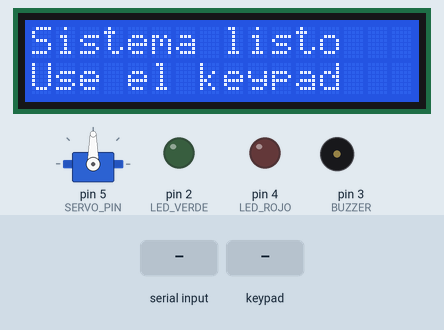
This sketch was run on a simulated Arduino Uno, built with avr-gcc and run on an emulated ATmega328P. On the bench: servo, 16×2 character LCD, output pins drawn as LEDs (lit = HIGH), buzzer (waves = sounding). The test bench sets the inputs (shaded band). What the sketch prints to the serial monitor is not drawn.

Above: at 1.2 s.
1.3 s: "OK:90\n" received over Serial
At 2.8 s:
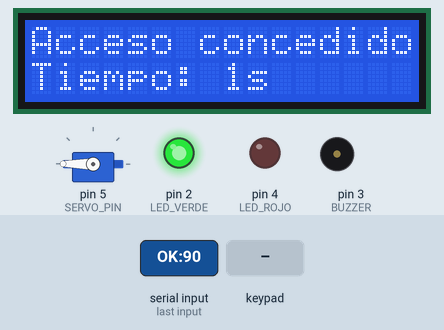
3.1 s: keypad keys 6 7 8 9 # pressed 0.4 s apart
At 5.9 s:
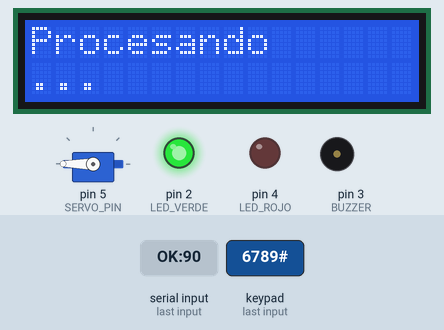
6.6 s: "ERR:\n" received over Serial
At 7.4 s:
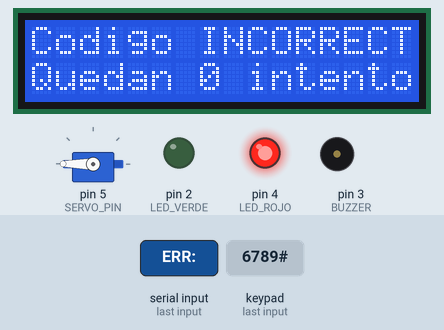
8.5 s: key 'A' pressed
At 9.7 s:
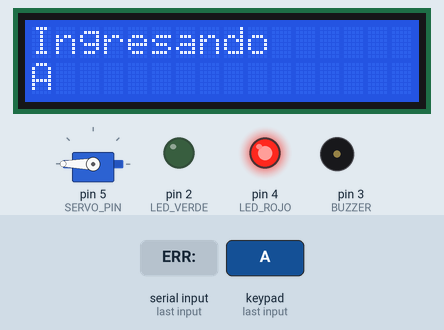
10.0 s: key 'B' pressed
At 11.1 s:
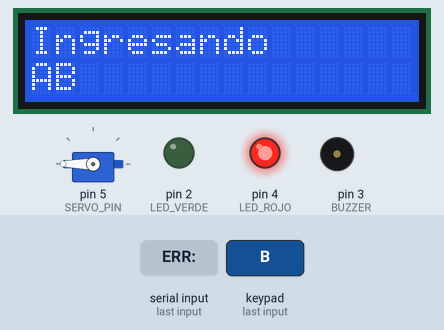
11.5 s: keypad keys 6 7 8 9 * pressed 0.4 s apart
At 14.6 s:
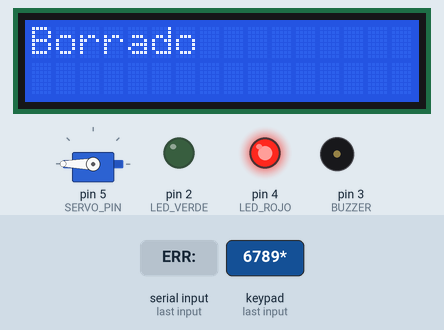
Timing chart, 0 to 16.0 s (numbered marks = the images above; inputs shaded):
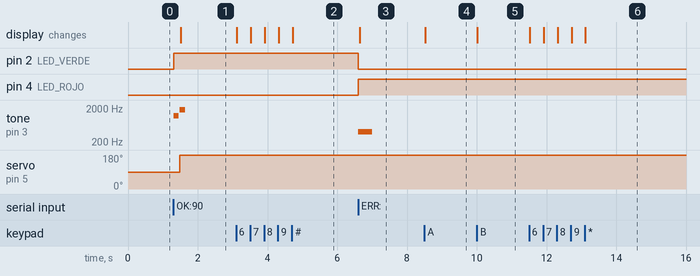

Measured:
- after the input at 1.3 s, pin 2 (LED_VERDE): LOW → HIGH at once; tone on pin 3 (BUZZER): silent → 1200 Hz at once, → silent 0.15 s later, → 1800 Hz 0.03 s later, → silent 0.15 s later; servo on pin 5 (SERVO_PIN): 90° → 180° after 0.19 s; the display: changes after 0.22 s (image 1)
- after the input at 3.1 s, the display: first changes at once (image 2 shows a later state)
- after the input at 6.6 s, pin 2 (LED_VERDE): HIGH → LOW at once; pin 4 (LED_ROJO): LOW → HIGH at once; tone on pin 3 (BUZZER): silent → 400 Hz at once, → silent 0.40 s later; the display: changes at once (image 3)
- after the input at 8.5 s, the display: changes at once (image 4)
- after the input at 10.0 s, the display: changes at once (image 5)
- after the input at 11.5 s, the display: first changes at once (image 6 shows a later state)

The sketch:

Codigo_Arduino.ino
```cpp
#include <Arduino.h>
#include <Wire.h>
#include <LiquidCrystal_I2C.h>
#include <Servo.h>
#include <Keypad.h>

//PINES ----------------
const int LED_VERDE = 2;
const int LED_ROJO  = 4;
const int BUZZER    = 3;
const int SERVO_PIN = 5;

//LCD ----------------
LiquidCrystal_I2C lcd(0x27, 16, 2);

//SERVO ----------------
Servo servo;
const int SERVO_CERRADO = 90;
const int SERVO_ABIERTO = 180;

//KEYPAD ----------------
const byte ROWS = 4;
const byte COLS = 4;
char keys[ROWS][COLS] = {
  {'1','2','3','A'},
  {'4','5','6','B'},
  {'7','8','9','C'},
  {'*','0','#','D'}
};
byte rowPins[ROWS] = {6,7,8,9};
byte colPins[COLS] = {10,11,12,13};
Keypad keypad = Keypad(makeKeymap(keys), rowPins, colPins, ROWS, COLS);

//VARIABLES ----------------
char buffer[10];
byte index = 0;
bool bloqueado = false;

//BUZZER ----------------
void beepSuccess() {
  tone(BUZZER, 1200, 150);
  delay(180);
  tone(BUZZER, 1800, 150);
}

void beepError() {
  tone(BUZZER, 400, 400);
}
void beepLock() {
  tone(BUZZER, 250, 700);
}

//LCD ----------------
void mostrar(const char* l1, const char* l2 = "") {
  lcd.clear();
  lcd.setCursor(0,0); lcd.print(l1);
  lcd.setCursor(0,1); lcd.print(l2);
}

void setup() {
  Serial.begin(9600);

  pinMode(LED_VERDE, OUTPUT);
  pinMode(LED_ROJO, OUTPUT);
  pinMode(BUZZER, OUTPUT);

  servo.attach(SERVO_PIN);
  servo.write(SERVO_CERRADO);

  lcd.init();
  lcd.backlight();

  mostrar("Sistema listo", "Use el keypad");
}

void loop() {

  // COMANDOS DESDE JAVA
  if (Serial.available()) {
    String cmd = Serial.readStringUntil('\n');
    cmd.trim();

    if (cmd.startsWith("OK:")) {
      long tiempoMs = cmd.substring(3).toInt();
      if (tiempoMs <= 0) return;

      digitalWrite(LED_VERDE, HIGH);
      digitalWrite(LED_ROJO, LOW);
      beepSuccess();
      servo.write(SERVO_ABIERTO);

      long tiempoSeg = (tiempoMs + 999) / 1000;
      for (long i = tiempoSeg; i > 0; i--) {
        char linea2[16];
        snprintf(linea2, sizeof(linea2), "Tiempo: %lds", i);
        mostrar("Acceso concedido", linea2);
        delay(1000);
      }
    }

    else if (cmd.startsWith("ERR:")) {
      int intentos = cmd.substring(4).toInt();

      digitalWrite(LED_ROJO, HIGH);
      digitalWrite(LED_VERDE, LOW);
      beepError();

      char linea2[16];
      sprintf(linea2, "Quedan %d intentos", intentos);

      mostrar("Codigo INCORRECTO", linea2);
    }

    else if (cmd.startsWith("LOCK:")) {
      int tiempo = cmd.substring(5).toInt();
      bloqueado = true;

      for (int i = tiempo; i > 0; i--) {
        mostrar("BLOQUEADO", ("Espere " + String(i) + "s").c_str());
        digitalWrite(LED_ROJO, HIGH);
        delay(1000);
      }

      bloqueado = false;
      digitalWrite(LED_ROJO, LOW);
      mostrar("Sistema listo", "Use el keypad");
    }

    else if (cmd == "RESET") {
      servo.write(SERVO_CERRADO);
      digitalWrite(LED_VERDE, LOW);
      mostrar("Sistema listo", "Use el keypad");
    }
  }

  if (bloqueado) return;

  // LECTURA KEYPAD
  char k = keypad.getKey();
  if (!k) return;

  if (k == '*') {
    index = 0;
    memset(buffer, 0, sizeof(buffer));
    mostrar("Borrado","");
    return;
  }

  if (k == '#') {
    buffer[index] = '\0';

    Serial.print("CODE:");
    Serial.println(buffer);

    index = 0;
    mostrar("Procesando", "...");
    memset(buffer, 0, sizeof(buffer));
    return;
  }

  if (index < 9) {
    buffer[index++] = k;
    mostrar("Ingresando", buffer);
  }
}
```
